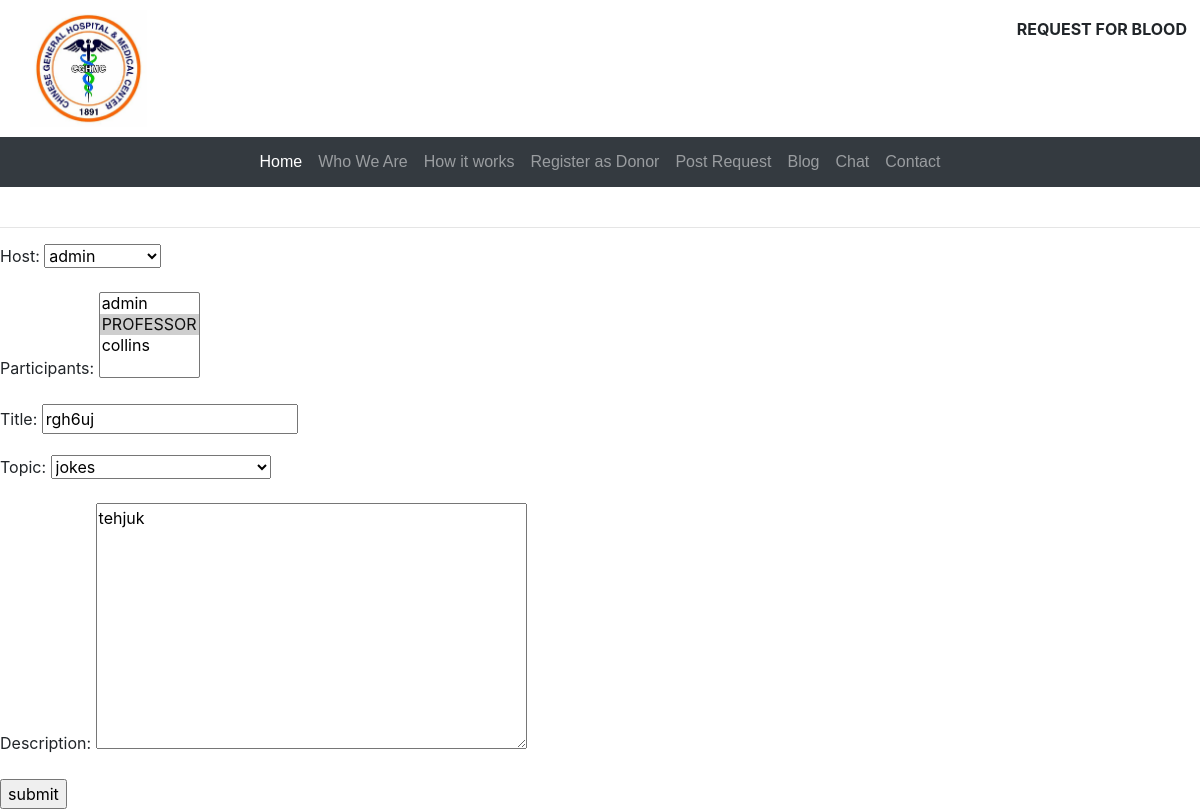
The page /update-talk/10/ (signed in) on the database its author committed.
### blood_system/models.py (models this page shows, shortened)
class Room(models.Model):
    host = models.ForeignKey(User, on_delete=models.SET_NULL, null=True)
    participants = models.ManyToManyField(User, related_name = 'participants', blank=True)
    title = models.CharField(max_length=500)
    topic = models.ForeignKey(Topic, on_delete=models.SET_NULL, null=True)
    description = models.TextField()
    date_created = models.DateTimeField(auto_now_add=True)
    date_updated = models.DateTimeField(auto_now=True)
    class Meta:
        ordering = ['-date_updated' , '-date_created']

### blood_system/views.py (the view)
# urls.py: path('update-talk/<str:pk>/',  views.update_talk, name="update-talk"),
@login_required(login_url='login')
def update_talk(request, pk):
    rooms = Room.objects.get(id=pk)
    form = ChatForm(instance=rooms)
    if request.user != rooms.host:
        return HttpResponse('You are not allowed here')
    if request.method == 'POST':
        form = ChatForm(request.POST, instance=rooms)
        if form.is_valid():
                form.save()
        return redirect('chat')
    context = {'form':form}
    return render(request, 'blood_system/Talk.html', context)

### blood_system/forms.py
class ChatForm(forms.ModelForm):
    class Meta:
        model = Room
        fields = '__all__'

### blood_system/models.py (called while the page is built)
    def __str__(self):
        return self.name

### blood_system/templates/blood_system/Talk.html (shortened to what this page needs)
<!DOCTYPE html>
<html lang="en">
<head>
</head>
<body>
    {% include 'blood_system/navbar.html' %}
<hr>
<div>
<form method="POST" action="">
    {{form.as_p}}
    <input type="submit" value="submit">
</div>
</body>
</html>

### rows shown on the page
Room: host "admin", title "rgh6uj", topic "jokes", description "tehjuk"
